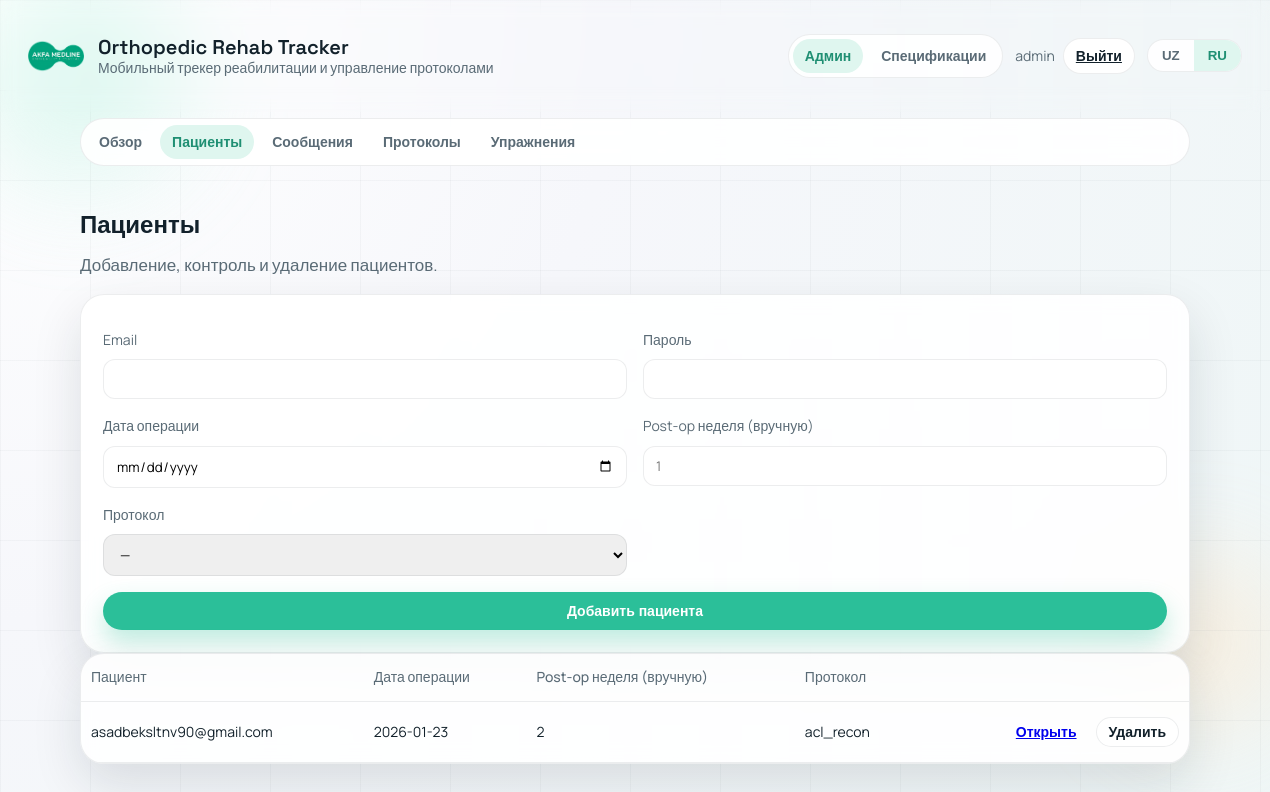
The page /admin/patients (signed in) on the database as committed earlier.
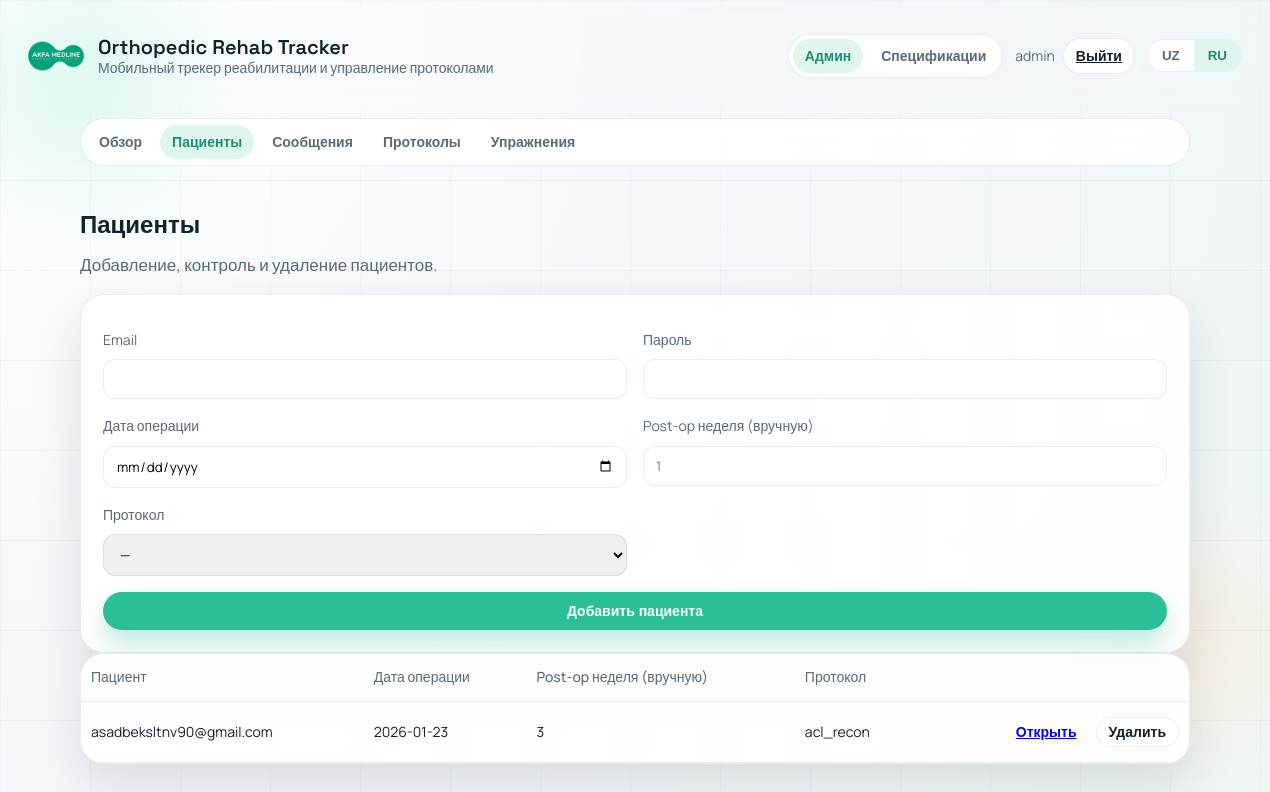
The same page on the database as committed later.
### tables this page shows
CREATE TABLE users (
            id INTEGER PRIMARY KEY AUTOINCREMENT,
            email TEXT NOT NULL UNIQUE,
            password_hash TEXT NOT NULL,
            role TEXT NOT NULL DEFAULT 'patient',
            lang TEXT NOT NULL DEFAULT 'uz',
            surgery_date TEXT,
            protocol_id TEXT,
            created_at TEXT NOT NULL
        , week_override INTEGER);

### app.py (the view)
@app.route("/admin/patients")
@admin_required
def admin_patients():
    patients = query_db(
        "SELECT id, email, surgery_date, protocol_id, week_override, created_at FROM users WHERE role = 'patient' ORDER BY created_at DESC"
    )
    return render_template(
        "admin_patients.html",
        patients=patients,
        protocol_options=get_protocol_options(),
        **page_context("admin_patients", False),
    )

### app.py (called while the page is built, shortened)
def get_db():
    if "db" not in g:
        g.db = sqlite3.connect(app.config["DATABASE"])
        g.db.row_factory = sqlite3.Row
    return g.db

def ensure_admin_user():
    admin = query_db("SELECT id FROM users WHERE email = ? AND role = 'admin'", ("admin",), one=True)
    if admin:
        return

def query_db(query, args=(), one=False):
    cur = get_db().execute(query, args)
    rows = cur.fetchall()
    cur.close()
    return (rows[0] if rows else None) if one else rows

def get_protocol_options():
    protocols = fetch_protocols()
    if protocols:
        return [{"id": p["id"], "name_uz": p["name_uz"], "name_ru": p["name_ru"]} for p in protocols]
    return PROTOCOL_OPTIONS

def ensure_seed_data():
    exercise_count = query_db("SELECT COUNT(*) AS count FROM rehab_exercises", one=True)["count"]
    protocol_count = query_db("SELECT COUNT(*) AS count FROM rehab_protocols", one=True)["count"]

def current_user():
    user_id = session.get("user_id")
    if not user_id:
        return None
    return query_db("SELECT * FROM users WHERE id = ?", (user_id,), one=True)

@app.before_request
def ensure_db():
    init_db()
    ensure_admin_user()
    ensure_seed_data()

### templates/admin_patients.html (shortened to what this page needs)
{% extends "base.html" %}
{% block content %}
  {% include "admin_nav.html" %}
  <section class="section" id="patients">
    <div class="section-head">
      <h2 data-i18n="adminPatientsTitle">Bemorlar</h2>
      <p data-i18n="adminPatientsSub">Bemorlarni qo‘shish, kuzatish va o‘chirish.</p>
    </div>
    <div class="card">
      <form class="auth-form" method="post" action="{{ url_for('admin_add_patient') }}">
        <div class="form-grid">
          <div class="form-field">
            <label data-i18n="labelEmail">Email</label>
            <input type="email" name="email" required />
          </div>
          <div class="form-field">
            <label data-i18n="labelPassword">Parol</label>
            <input type="text" name="password" required />
          </div>
          <div class="form-field">
            <label data-i18n="labelSurgeryDate">Operatsiya sanasi</label>
            <input type="date" name="surgery_date" />
          </div>
          <div class="form-field">
            <label data-i18n="labelPostopWeek">Post-op hafta (qo'lda)</label>
            <input type="number" name="postop_week" min="1" placeholder="1" />
          </div>
          <div class="form-field">
            <label data-i18n="labelProtocol">Protokol</label>
            <select name="protocol_id" data-protocol-select>
              <option value="">—</option>
            </select>
          </div>
        </div>
        <button class="btn primary" type="submit" data-i18n="adminAddPatient">Bemor qo‘shish</button>
      </form>
    </div>
    <div class="card table-card">
      <table class="table">
        <thead>
          <tr>
            <th data-i18n="tablePatient">Bemor</th>
            <th data-i18n="labelSurgeryDate">Operatsiya sanasi</th>
            <th data-i18n="labelPostopWeek">Post-op hafta (qo'lda)</th>
            <th data-i18n="labelProtocol">Protokol</th>
            <th></th>
          </tr>
        </thead>
        <tbody>
          {% for patient in patients %}
            <tr>
              <td>{{ patient['email'] }}</td>
              <td>{{ patient['surgery_date'] or '—' }}</td>
              <td>{{ patient['week_override'] or '—' }}</td>
              <td>{{ patient['protocol_id'] or '—' }}</td>
              <td class="table-actions">
                <a class="btn tiny" href="{{ url_for('admin_patient_detail', user_id=patient['id']) }}" data-i18n="viewButton">Ko‘rish</a>
                <form method="post" action="{{ url_for('admin_delete_patient', user_id=patient['id']) }}">
                  <button class="btn ghost tiny" type="submit" data-i18n="deleteButton">O‘chirish</button>
                </form>
              </td>
            </tr>
          {% else %}
            <tr>
              <td colspan="5" data-i18n="adminNoPatients">Hozircha bemorlar yo‘q.</td>
            </tr>
          {% endfor %}
        </tbody>
      </table>
    </div>
  </section>
{% endblock %}

Rows that differ between the two databases and show on the page:
changed users "asadbeksltnv90@gmail.com": week_override "2" → "3"
